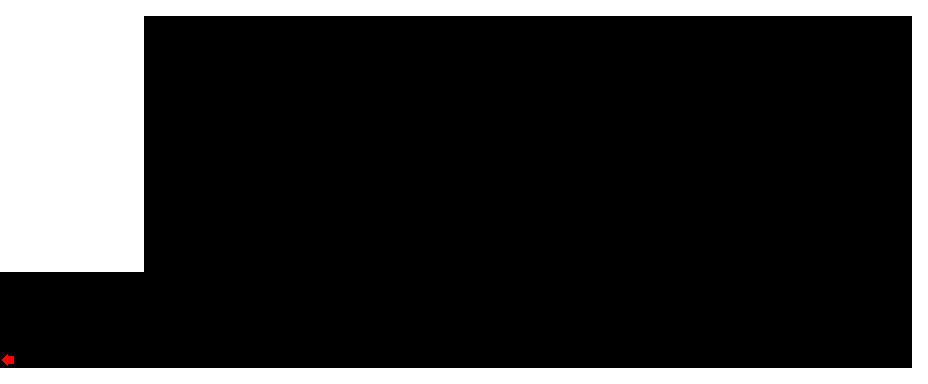

The image is a tile-based game level rendered from a .tmx file. Its description and complete source (layers, tilesets, objects, tile grids) follow:
An orthogonal 58x24 tile map with 16x16 px tiles, 1 tile layer (Tile Layer 1) and 4 objects (4x marker).

<map version="1.10" tiledversion="1.11.2" orientation="orthogonal" renderorder="right-up" width="58" height="24" tilewidth="16" tileheight="16" infinite="0" nextlayerid="3" nextobjectid="5">
 <tileset firstgid="1" source="../../tiletypes.tsx" />
 <layer id="1" name="Tile Layer 1" width="58" height="24">
  <data encoding="csv">
1,1,1,1,1,1,1,1,1,1,1,1,1,1,1,1,1,1,1,1,1,1,1,1,1,1,1,1,1,1,1,1,1,1,1,1,1,1,1,1,1,1,1,1,1,1,1,1,1,1,1,1,1,1,1,1,1,1,
1,1,1,1,1,1,1,1,1,0,0,0,0,0,0,0,0,0,0,0,0,0,0,0,0,0,0,0,0,0,0,0,0,0,0,0,0,0,0,0,0,0,0,0,0,0,0,0,0,0,0,0,0,0,0,0,0,1,
1,1,1,1,1,1,1,1,1,0,0,0,0,0,0,0,0,0,0,0,0,0,0,0,0,0,0,0,0,0,0,0,0,0,0,0,0,0,0,0,0,0,0,0,0,0,0,0,0,0,0,0,0,0,0,0,0,1,
1,1,1,1,1,1,1,1,1,0,0,0,0,0,0,0,0,0,0,0,0,0,0,0,0,0,0,0,0,0,0,0,0,0,0,0,0,0,0,0,0,0,0,0,0,0,0,0,0,0,0,0,0,0,0,0,0,1,
1,1,1,1,1,1,1,1,1,0,0,0,0,0,0,0,0,0,0,0,0,0,0,0,0,0,0,0,0,0,0,0,0,0,0,0,0,0,0,0,0,0,0,0,0,0,0,0,0,0,0,0,0,0,0,0,0,1,
1,1,1,1,1,1,1,1,1,0,0,0,0,0,0,0,0,0,0,0,0,0,0,0,0,0,0,0,0,0,0,0,0,0,0,0,0,0,0,0,0,0,0,0,0,0,0,0,0,0,0,0,0,0,0,0,0,1,
1,1,1,1,1,1,1,1,1,0,0,0,0,0,0,0,0,0,0,0,0,0,0,0,0,0,0,0,0,0,0,0,0,0,0,0,0,0,0,0,0,0,0,0,0,0,0,0,0,0,0,0,0,0,0,0,0,1,
1,1,1,1,1,1,1,1,1,0,0,0,0,0,0,0,0,0,0,0,0,0,0,0,0,0,0,0,0,0,0,0,0,0,0,0,0,0,0,0,0,0,0,0,0,0,0,0,0,0,0,0,0,0,0,0,0,1,
1,1,1,1,1,1,1,1,1,0,0,0,0,0,0,0,0,0,0,0,0,0,0,0,0,0,0,0,0,0,0,0,0,0,0,0,0,0,0,0,0,0,0,0,0,0,0,0,0,0,0,0,0,0,0,0,0,1,
1,1,1,1,1,1,1,1,1,0,0,0,0,0,0,0,0,0,0,0,0,0,0,0,0,0,0,0,0,0,0,0,0,0,0,0,0,0,0,0,0,0,0,0,0,0,0,0,0,0,0,0,0,0,0,0,0,1,
1,1,1,1,1,1,1,1,1,0,0,0,0,0,0,0,0,0,0,0,0,0,0,0,0,0,0,0,0,0,0,0,0,0,0,0,0,0,0,0,0,0,0,0,0,0,0,0,0,0,0,0,0,0,0,0,0,1,
1,1,1,1,1,1,1,1,1,0,0,0,0,0,0,0,0,0,0,0,0,0,0,0,0,0,0,0,0,0,0,0,0,0,0,0,0,0,0,0,0,0,0,0,0,0,0,0,0,0,0,0,0,0,0,0,0,1,
1,1,1,1,1,1,1,1,1,0,0,0,0,0,0,0,0,0,0,0,0,0,0,0,0,0,0,0,0,0,0,0,0,0,0,0,0,0,0,0,0,0,0,0,0,0,0,0,0,0,0,0,0,0,0,0,0,1,
1,1,1,1,1,1,1,1,1,0,0,0,0,0,0,0,0,0,0,0,0,0,0,0,0,0,0,0,0,0,0,0,0,0,0,0,0,0,0,0,0,0,0,0,0,0,0,0,0,0,0,0,0,0,0,0,0,1,
1,1,1,1,1,1,1,1,1,0,0,0,0,0,0,0,0,0,0,0,0,0,0,0,0,0,0,0,0,0,0,0,0,0,0,0,0,0,0,0,0,0,0,0,0,0,0,0,0,0,0,0,0,0,0,0,0,1,
1,1,1,1,1,1,1,1,1,0,0,0,0,0,0,0,0,0,0,0,0,0,0,0,0,0,0,0,0,0,0,0,0,0,0,0,0,0,0,0,0,0,0,0,0,0,0,0,0,0,0,0,0,0,0,0,0,1,
1,1,1,1,1,1,1,1,1,0,0,0,0,0,0,0,0,0,0,0,0,0,0,0,0,0,0,0,0,0,0,0,0,0,0,0,0,0,0,0,0,0,0,0,0,0,0,0,0,0,0,0,0,0,0,0,0,1,
0,0,0,0,0,0,0,0,0,0,0,0,0,0,0,0,0,0,0,0,0,0,0,0,0,0,0,0,0,0,0,0,0,0,0,0,0,0,0,0,0,0,0,0,0,0,0,0,0,0,0,0,0,0,0,0,0,1,
0,0,0,0,0,0,0,0,0,0,0,0,0,0,0,0,0,0,0,0,0,0,0,0,0,0,0,0,0,0,0,0,0,0,0,0,0,0,0,0,0,0,0,0,0,0,0,0,0,0,0,0,0,0,0,0,0,1,
0,0,0,0,0,0,0,0,0,0,0,0,0,0,0,0,0,0,0,0,0,0,0,0,0,0,0,0,0,0,0,0,0,0,0,0,0,0,0,0,0,0,0,0,0,0,0,0,0,0,0,0,0,0,0,0,0,1,
0,0,0,0,0,0,0,0,0,0,0,0,0,0,0,0,0,0,0,0,0,0,0,0,0,0,0,0,0,0,0,0,0,0,0,0,0,0,0,0,0,0,0,0,0,0,0,0,0,0,0,0,0,0,0,0,0,1,
0,0,0,0,0,0,0,0,0,0,0,0,0,0,0,0,0,0,0,0,0,0,0,0,0,0,0,0,0,0,0,0,0,0,0,0,0,0,0,0,0,0,0,0,0,0,0,0,0,0,0,0,0,0,0,0,0,1,
10,0,0,0,0,0,0,0,0,0,0,0,0,0,0,0,0,0,0,0,0,0,0,0,0,0,0,0,0,0,0,0,0,0,0,0,0,0,0,0,0,0,0,0,0,0,0,0,0,0,0,0,0,0,0,0,0,1,
1,1,1,1,1,1,1,1,1,1,1,1,1,1,1,1,1,1,1,1,1,1,1,1,1,1,1,1,1,1,1,1,1,1,1,1,1,1,1,1,1,1,1,1,1,1,1,1,1,1,1,1,1,1,1,1,1,1
</data>
 </layer>
 <objectgroup id="2" name="Object Layer 1">
  <object id="1" name="0x4" type="marker" x="336" y="112">
   <point />
  </object>
  <object id="2" name="0x5" type="marker" x="336" y="80">
   <point />
  </object>
  <object id="3" name="0x1" type="marker" x="336" y="144">
   <point />
  </object>
  <object id="4" name="0x2" type="marker" x="112" y="304">
   <point />
  </object>
 </objectgroup>
</map>
